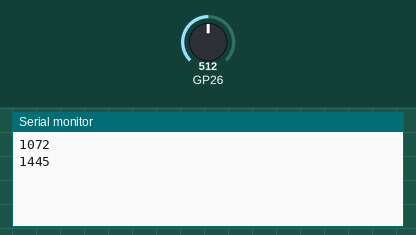
Recording of a sketch running on a simulated Raspberry Pi Pico. Shown: the last lines printed to the serial monitor. The inputs (shaded band) are chosen by the test bench; at power-on: GP26 = 512.

Above: at 0.8 s.
0.9 s: GP26 set to 716
At 1.4 s:
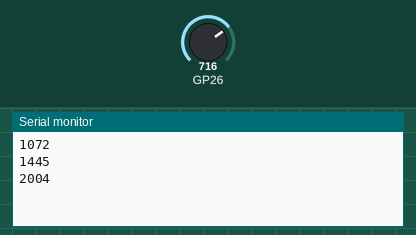
2.4 s: GP26 set to 900
At 2.9 s:
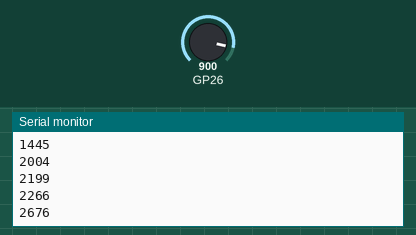
Timing chart, 0 to 5.4 s (numbered marks = the images above; inputs shaded):
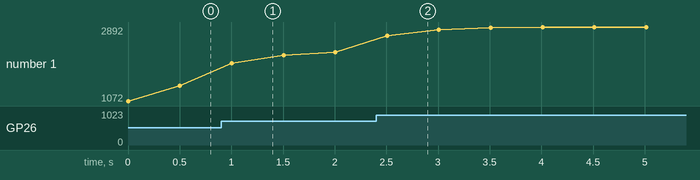

Measured:
- after the input at 0.9 s, the serial monitor: prints a new line after 0.10 s (image 1)
- after the input at 2.4 s, the serial monitor: prints a new line after 0.11 s (image 2)
- plotted number 1: 1445 → 2266 after the input at 0.9 s, 2266 → 2892 after the input at 2.4 s

The sketch:

Pico_AD2.ino
```cpp
//Pico_AD2 Diodentest

#include "pico/stdlib.h"
#include "hardware/adc.h"

void setup() {
  int iir=0;
  Serial.begin(115200);
  adc_init();
  adc_gpio_init(26);
  gpio_pull_up(26);
  adc_select_input(0);
  uint32_t t = time_us_32();
  while(true){
    uint32_t ad = adc_read()*3300/4095;
    for (int n=0; n<10; n++){
      ad = adc_read()*3300/4095;
      iir = (iir*9+ad)/10;
    }
    Serial.println(iir);
    sleep_ms(500);
  }
}

void loop() {
}
```
